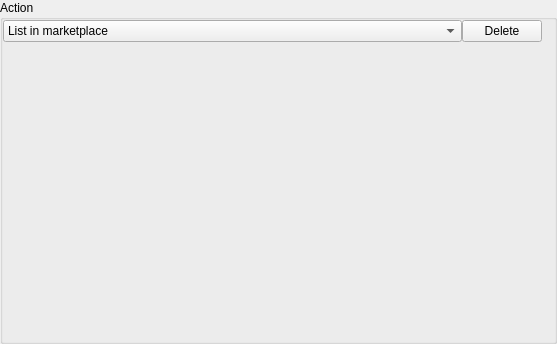
<?xml version="1.0" encoding="UTF-8"?>
<ui version="4.0">
 <class>action</class>
 <widget class="QGroupBox" name="action">
  <property name="geometry">
   <rect>
    <x>0</x>
    <y>0</y>
    <width>557</width>
    <height>344</height>
   </rect>
  </property>
  <property name="title">
   <string>Action</string>
  </property>
  <layout class="QGridLayout" name="gridLayout_2">
   <property name="leftMargin">
    <number>0</number>
   </property>
   <property name="topMargin">
    <number>0</number>
   </property>
   <property name="rightMargin">
    <number>0</number>
   </property>
   <property name="bottomMargin">
    <number>0</number>
   </property>
   <property name="spacing">
    <number>0</number>
   </property>
   <item row="0" column="0">
    <layout class="QGridLayout" name="action__layout">
     <property name="rightMargin">
      <number>12</number>
     </property>
     <property name="bottomMargin">
      <number>12</number>
     </property>
     <item row="0" column="1">
      <widget class="QPushButton" name="action__delete_btn">
       <property name="text">
        <string>Delete</string>
       </property>
      </widget>
     </item>
     <item row="0" column="0">
      <widget class="QComboBox" name="action__actions_option">
       <item>
        <property name="text">
         <string>List in marketplace</string>
        </property>
       </item>
       <item>
        <property name="text">
         <string>New feed</string>
        </property>
       </item>
      </widget>
     </item>
     <item row="1" column="0">
      <widget class="QStackedWidget" name="action__content">
       <property name="currentIndex">
        <number>1</number>
       </property>
       <widget class="QWidget" name="action__content_listbymarketplace">
        <layout class="QVBoxLayout" name="verticalLayout_3">
         <item>
          <layout class="QVBoxLayout" name="action__content_listbymarketplace_layout">
           <property name="spacing">
            <number>0</number>
           </property>
          </layout>
         </item>
        </layout>
       </widget>
       <widget class="QWidget" name="action__content_newfeed">
        <layout class="QVBoxLayout" name="verticalLayout_2">
         <item>
          <layout class="QVBoxLayout" name="action__content_newfeed_layout"/>
         </item>
        </layout>
       </widget>
      </widget>
     </item>
    </layout>
   </item>
  </layout>
 </widget>
 <resources/>
 <connections/>
</ui>
